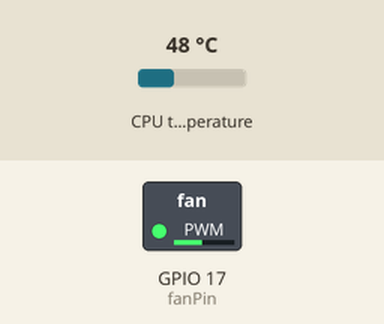
The program below on a simulated Raspberry Pi (BCM pin numbers). Parts: switched loads named in the program (green lamp = pin HIGH). The test bench sets the inputs (shaded band); at power-on: CPU temperature 48 °C. Files the program writes start out absent.

Above: at 1.2 s.
1.3 s: CPU temperature set to 31 °C
At 6.0 s:
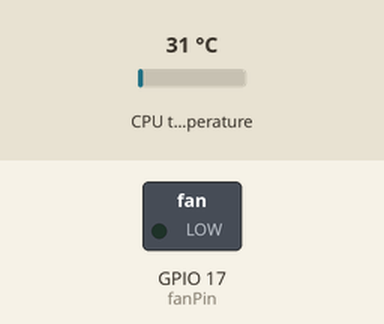
7.3 s: CPU temperature set to 58 °C
At 10.4 s:
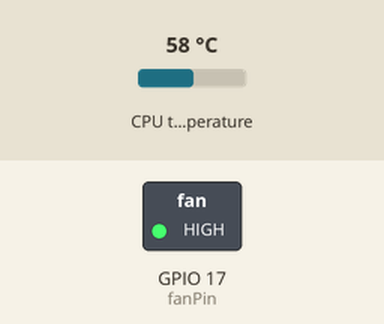
13.3 s: CPU temperature set to 44 °C
At 16.0 s:
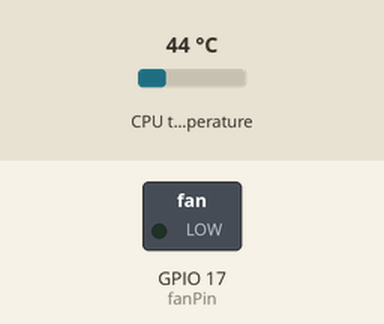
19.3 s: CPU temperature set to 46 °C
At 20.4 s:
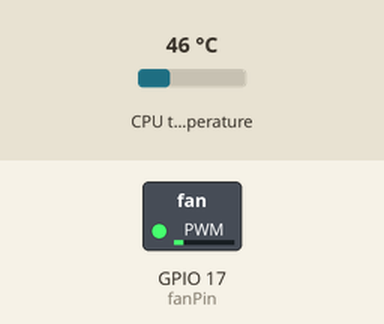
Timing chart, 0 to 31.1 s (numbered marks = the images above; inputs shaded):
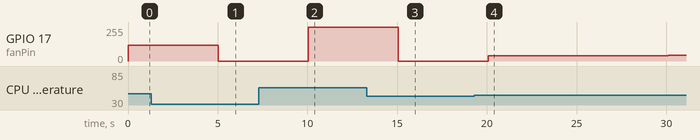

Measured:
- after the input at 1.3 s, GPIO 17 (fanPin): 118/255 → 0/255 after 3.7 s
- after the input at 7.3 s, GPIO 17 (fanPin): 0/255 → 255/255 after 2.7 s
- after the input at 13.3 s, GPIO 17 (fanPin): 255/255 → 0/255 after 1.8 s
- after the input at 19.3 s, GPIO 17 (fanPin): 0/255 → 40/255 after 0.78 s, → 41/255 5.0 s later, → 42/255 5.0 s later

The program:

pwm_mosfet_GPIO_17.py
```python
#!/usr/bin/env python
# Author: Andreas Spiess
import os
import time
from time import sleep
import signal
import sys
import RPi.GPIO as GPIO


fanPin = 17 # The pin ID, edit here to change it
#batterySensPin = 18

desiredTemp = 45 # The maximum temperature in Celsius after which we trigger the fan

logFile = "/var/log/pwm_mosfet_GPIO_17.log" #Path to logfile
speedFile = "/var/log/pwm_mosfet_GPIO_17.speed" #Path to speed file

fanSpeed=100
sum=0
pTemp=15
iTemp=0.4

def Shutdown():
    fanOFF()
    os.system("sudo shutdown -h 1")
    sleep(100)
def getCPUtemperature():
    res = os.popen('vcgencmd measure_temp').readline()
    temp =(res.replace("temp=","").replace("'C\n",""))
    #print("temp is {0}".format(temp)) #Uncomment here for testing
    return temp
def fanOFF():
    myPWM.ChangeDutyCycle(0)   # switch fan off
    return()
def handleFan():
    global fanSpeed,sum
    actualTemp = float(getCPUtemperature())
    diff=actualTemp-desiredTemp
    sum=sum+diff
    pDiff=diff*pTemp
    iDiff=sum*iTemp
    fanSpeed=pDiff +iDiff
    if fanSpeed>100:
        fanSpeed=100
    if fanSpeed<15:
        fanSpeed=0
    if sum>100:
        sum=100
    if sum<-100:
        sum=-100
    message="actualTemp %4.2f TempDiff %4.2f pDiff %4.2f iDiff %4.2f fanSpeed %5d" % (actualTemp,diff,pDiff,iDiff,fanSpeed)
    #print message  #Uncomment here for testing

    log = open(logFile,'w')
    log.write(message)

    speed = open(speedFile,'w')
    speed.write(("{0}".format(fanSpeed)))

    myPWM.ChangeDutyCycle(fanSpeed)
    return()
#def handleBattery():
#    #print (GPIO.input(batterySensPin))
#    if GPIO.input(batterySensPin)==0:
#        ("Shutdown()")
#        sleep(5)
#        Shutdown()
#    return()
def setPin(mode): # A little redundant function but useful if you want to add logging
    GPIO.output(fanPin, mode)
    return()
try:
    GPIO.setwarnings(False)
    GPIO.setmode(GPIO.BCM)
    GPIO.setup(fanPin, GPIO.OUT)
    myPWM=GPIO.PWM(fanPin,50)
    myPWM.start(50)
#    GPIO.setup(batterySensPin, GPIO.IN, pull_up_down = GPIO.PUD_DOWN)
    GPIO.setwarnings(False)
    fanOFF()
    while True:
        handleFan()
#        handleBattery()
        sleep(5) # Read the temperature every 5 sec, increase or decrease this limit if you want
except KeyboardInterrupt: # trap a CTRL+C keyboard interrupt
    fanOFF()
    GPIO.cleanup() # resets all GPIO ports used by this program
```
